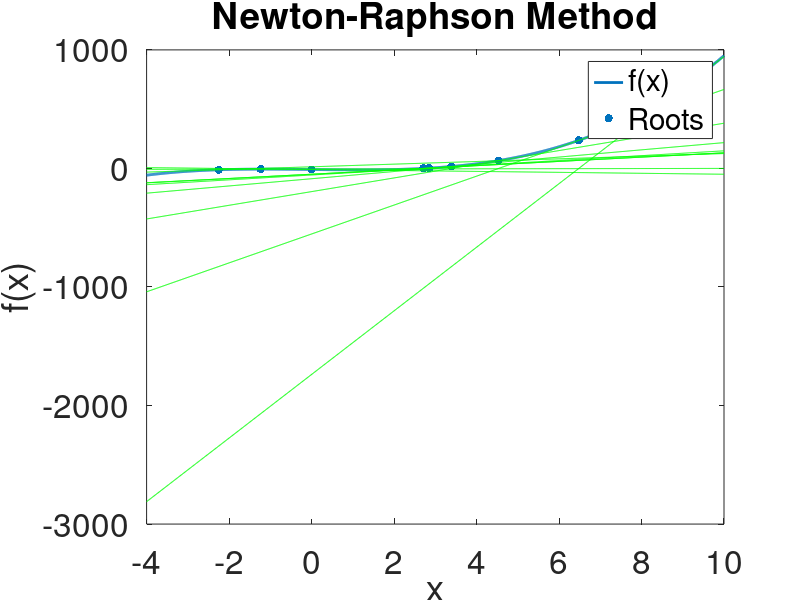

This figure's MATLAB source:
f = @(x) x.^3- 4.*x - 9; % the function

df = @(x)3*x.^2-4; % differentiated function

roots = [];
slopes = [];
a = 0;
tolerance = 1e-6;

for i = 1:10
    c = a - f(a)/df(a);

    slopes = [slopes; a];
    roots = [roots; c];

    if abs(c - a) < tolerance
        break;
    end
    a=c;
end

% Display the final root
disp(['Approximate root:', num2str(c)]);


x = linspace(-4, 10, 1000);
y = f(x);

plot(x, y, 'LineWidth', 2);
hold on;
scatter(slopes, f(slopes), 'ro', 'filled', 'DisplayName', 'Root Estimates');
xlabel('x');
ylabel('f(x)');
title('Newton-Raphson Method');
set(gca,'fontsize',24);
legend('f(x)', 'Roots');

%tangent lines
for i = 1:size(slopes, 1)
    a = slopes(i);
    slope = df(a);
    y0 = f(a);
    tangent_line = slope * (x - a) + y0;
    plot(x, tangent_line, '-g', 'HandleVisibility', 'off');
end


